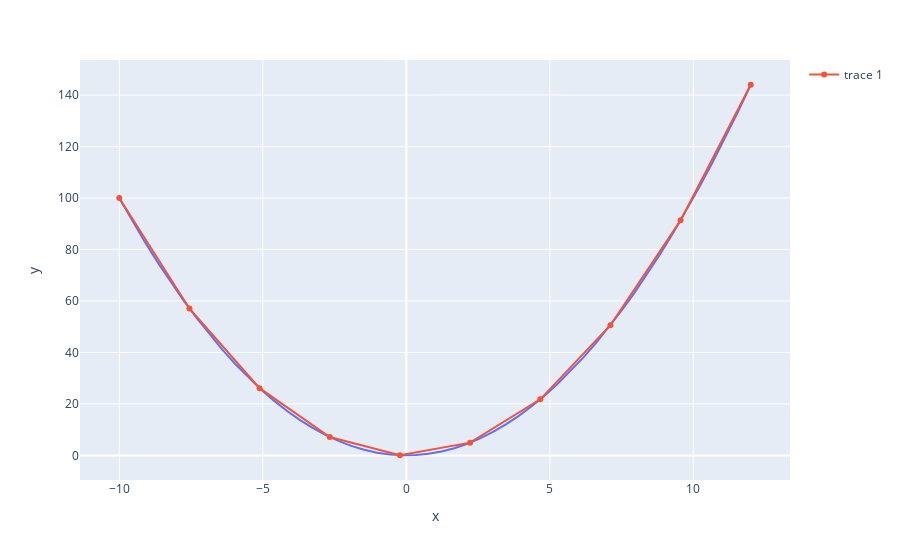

Notebook code for this chart:
### Markdown cell above
### Тесты по функциям

### Code cell
def f(x):
    return x ** 2

x, y, p = get_xypdata(-10, 12, 50, 0, 1, f)

x_pred = np.linspace(-10, 12, 10)
f_pred = LeastSquare(x, y, p, 4)
y_pred = [f_pred(xi) for xi in x_pred]

fig = px.line()
fig.add_trace(go.Scatter(x=x, y=y, name="Функция"))
fig.add_trace(go.Scatter(x=x_pred, y=y_pred, name="Приближение"))
fig.show()

### Figure 1 — Plotly figure (JSON) as saved in the notebook; plotly's stock layout.template omitted (floating-point values rounded to 4 significant figures)
{"data": [{"hovertemplate": "x=%{x}<br>y=%{y}<extra></extra>", "legendgroup": "", "line": {"color": "#636efa", "dash": "solid"}, "marker": {"symbol": "circle"}, "mode": "lines", "name": "", "orientation": "v", "showlegend": false, "type": "scatter", "x": [-10, -9.551, -9.102, -8.653, -8.204, -7.755, -7.306, -6.857, -6.408, -5.959, -5.51, -5.061, -4.612, -4.163, -3.714, -3.265, -2.816, -2.367, -1.918, -1.469, -1.02, -0.5714, -0.1224, 0.3265, 0.7755, 1.224, 1.673, 2.122, 2.571, 3.02, 3.469, 3.918, 4.367, 4.816, 5.265, 5.714, 6.163, 6.612, 7.061, 7.51, 7.959, 8.408, 8.857, 9.306, 9.755, 10.2, 10.65, 11.1, 11.55, 12], "xaxis": "x", "y": [100, 91.22, 82.85, 74.88, 67.31, 60.14, 53.38, 47.02, 41.06, 35.51, 30.36, 25.62, 21.27, 17.33, 13.8, 10.66, 7.932, 5.604, 3.68, 2.159, 1.041, 0.3265, 0.01499, 0.1066, 0.6014, 1.499, 2.8, 4.505, 6.612, 9.123, 12.04, 15.35, 19.07, 23.2, 27.72, 32.65, 37.99, 43.72, 49.86, 56.4, 63.35, 70.7, 78.45, 86.6, 95.16, 104.1, 113.5, 123.3, 133.4, 144], "yaxis": "y"}, {"type": "scatter", "x": [-10, -7.556, -5.111, -2.667, -0.2222, 2.222, 4.667, 7.111, 9.556, 12], "y": [100.0, 57.09, 26.12, 7.111, 0.04938, 4.938, 21.78, 50.57, 91.31, 144.0]}], "layout": {"legend": {"tracegroupgap": 0}, "margin": {"t": 60}, "xaxis": {"anchor": "y", "domain": [0, 1], "title": {"text": "x"}}, "yaxis": {"anchor": "x", "domain": [0, 1], "title": {"text": "y"}}}}
